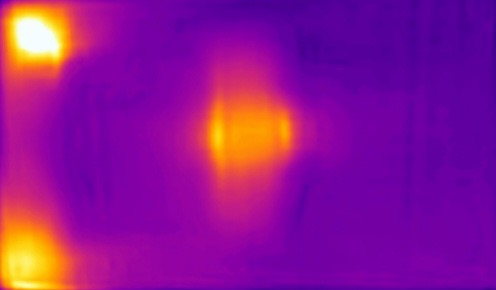
#> input picture data/infrared_road.jpg, 496 x 290 px
$ python infrared_map_test.py
#> lines starting #> are read from the running program, lines starting #| are printed output that depends on the picture; after the words box and inside, x2 and y2 are one past the last pixel; in counts of white or black regions, pixels touching at a corner belong together
import cv2
import numpy as np

src = cv2.imread('./data/infrared_road.jpg')
#> src is the input picture: shape (290, 496, 3); mean B, G, R 145.3, 21.3, 142.6
# src = cv2.imread('./data/infrared_road.jpg', cv2.COLOR_BGR2HSV)
dst = src.copy()
hsv = cv2.cvtColor(dst, cv2.COLOR_BGR2HSV)
#> hsv: shape (290, 496, 3); mean H, S, V 132, 242.7, 176

dst2 = cv2.cvtColor(dst, cv2.COLOR_BGR2GRAY)
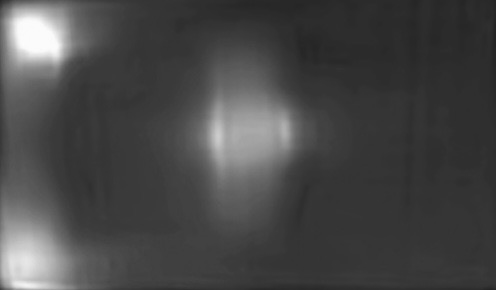
#> dst2: shape (290, 496); min 35, max 253, mean 71.7
# cv2.imshow('dst2', dst2)


mask = cv2.inRange(hsv, (-30, 0, 100), (130, 255, 255)) # 241 175 108
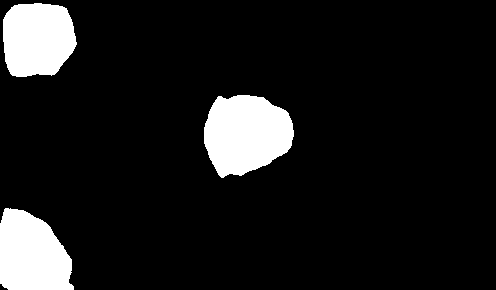
#> mask: shape (290, 496); 10.4% white; 3 white regions, box (x1, y1, x2, y2) and area: (204, 95, 294, 178) 5658, (0, 208, 74, 290) 4764, (3, 3, 77, 77) 4567
# mask = cv2.inRange(dst, (-30, 0, 100), (130, 255, 255)) # 241 175 108
dst2 = cv2.copyTo(dst2, mask=mask)
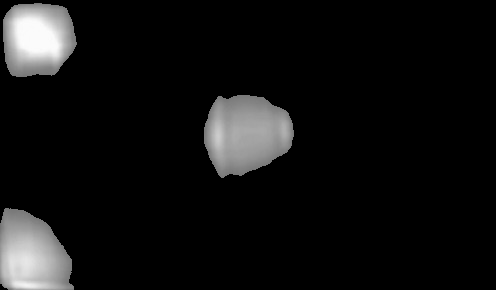
#> dst2: shape (290, 496); min 0, max 253, mean 17.6

print(src.shape)
#| (290, 496, 3)
height, width = src.shape[0:2]
#> height = 290; width = 496

h = height // 5
#> h = 58
w = width // 7
#> w = 70

for i in range(6):
    for j in range(8):
        y = i * h
        x = j * w

        roi = dst2[y:y + h, x:x + w]
        # dst[y:y + h, x:x + w] = cv2.mean(roi)[0] # C
        dst2[y:y + h, x:x + w] = cv2.mean(roi)[0] # [B,G,R]
        font = cv2.FONT_HERSHEY_SCRIPT_SIMPLEX
        text = f'{i,j}'
        cv2.putText(dst2[y:y + h, x:x + w],text, (5, 15), font, 0.3,(255,255,255), 1)
        text2 = f'{dst2[y:y+1, x]}'
        cv2.putText(dst2[y:y + h, x:x + w],text2, (5, 40), font, 0.4,(0,255,0), 1)
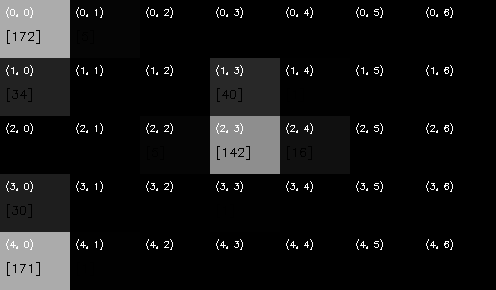
#> dst2: shape (290, 496); min 0, max 255, mean 20.4

        # print(dst2[y:y+1, x])


# 선 그리기
for i in range(w,width-w,w):
    pt1 = i,0
    pt2 = i, height
    cv2.line(dst2, pt1, pt2, (255, 255, 255), 1)
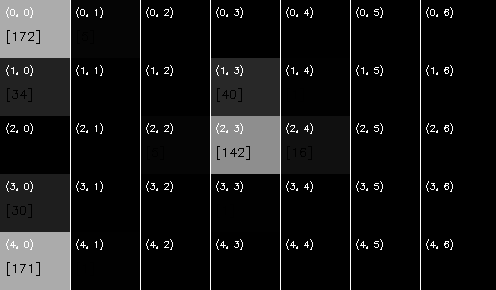
#> dst2: shape (290, 496); 1.21% of pixels changed, all inside (x1, y1, x2, y2) = (70, 0, 421, 290)
for i in range(h,height,h):
    pt1 = 0,i
    pt2 = width, i
    cv2.line(dst2, pt1, pt2, (255, 255, 255), 1)
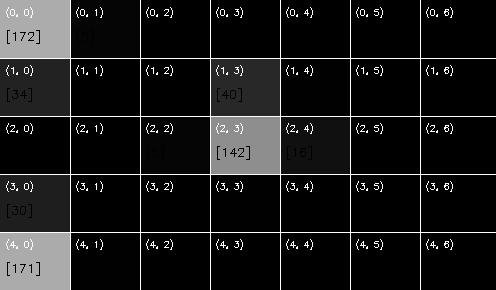
#> dst2: shape (290, 496); 1.36% of pixels changed, all inside (x1, y1, x2, y2) = (0, 58, 496, 233)


# dst2 = src.copy()


cv2.imshow('dst', dst)
cv2.imshow('dst2', dst2)
# cv2.imshow('mask', mask)
# cv2.imshow('hsv', hsv)
# cv2.imshow('copy', copy)
cv2.waitKey()
cv2.destroyAllWindows

$ run again, with data/1209.jpg copied over data/infrared_road.jpg
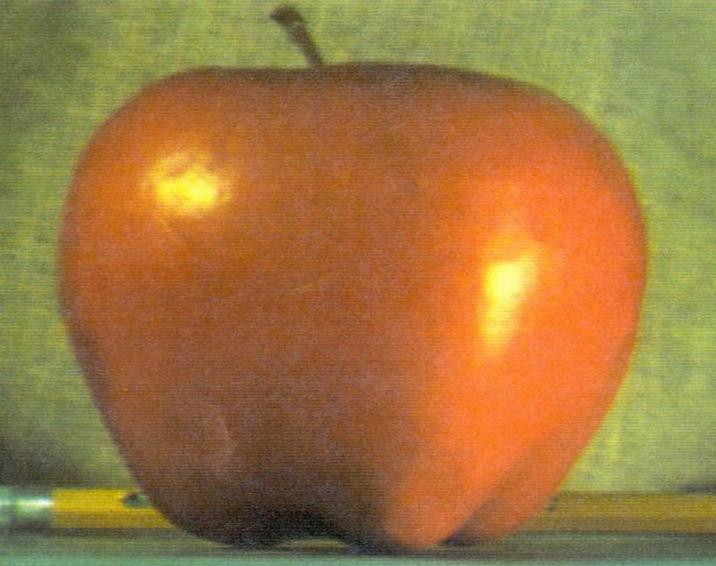
#> input picture data/1209.jpg, 716 x 566 px
#> src is the input picture: shape (566, 716, 3); mean B, G, R 64.8, 119.6, 159.1
#> hsv: shape (566, 716, 3); mean H, S, V 21.7, 145.3, 163
#> `mask = cv2.inRange(hsv, (-30, 0, 100), (130, 255, 255))`:
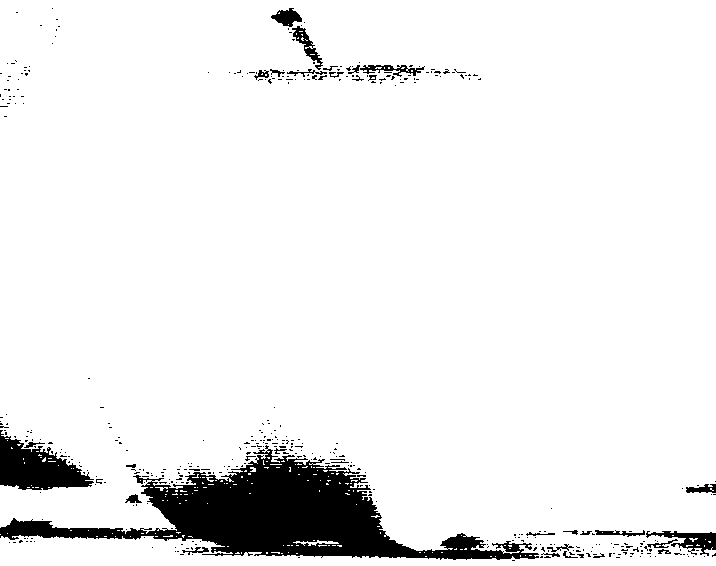
#> mask: shape (566, 716); 93% white; 410 black regions (379 under 20 px), largest, box (x1, y1, x2, y2) and area: (0, 445, 539, 560) 20974, (0, 430, 94, 490) 3042, (646, 531, 716, 556) 707
#| (566, 716, 3)
#> after the loop `for i in range(h,height,h):`:
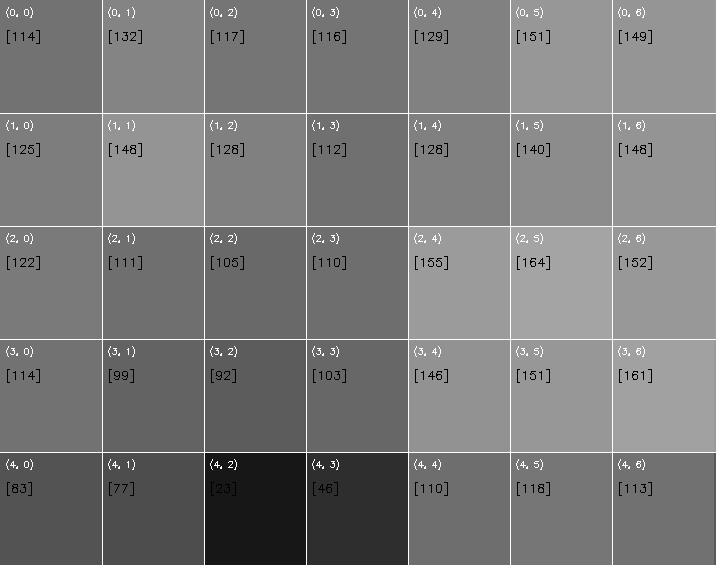
#> dst2: shape (566, 716); min 0, max 255, mean 121.9
